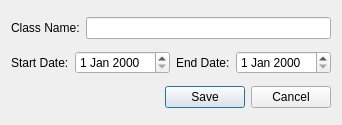
<?xml version="1.0" encoding="UTF-8"?>
<ui version="4.0">
 <class>NewClassDialog</class>
 <widget class="QDialog" name="NewClassDialog">
  <property name="windowModality">
   <enum>Qt::WindowModality::ApplicationModal</enum>
  </property>
  <property name="geometry">
   <rect>
    <x>0</x>
    <y>0</y>
    <width>328</width>
    <height>125</height>
   </rect>
  </property>
  <property name="windowTitle">
   <string>New Class</string>
  </property>
  <layout class="QGridLayout" name="gridLayout">
   <item row="0" column="0">
    <widget class="QLabel" name="label">
     <property name="text">
      <string>Class Name:</string>
     </property>
    </widget>
   </item>
   <item row="0" column="1">
    <widget class="QLineEdit" name="tbClassName"/>
   </item>
   <item row="1" column="0" colspan="2">
    <layout class="QHBoxLayout" name="horizontalLayout">
     <item>
      <widget class="QLabel" name="label_2">
       <property name="text">
        <string>Start Date:</string>
       </property>
      </widget>
     </item>
     <item>
      <widget class="QDateEdit" name="dStart"/>
     </item>
     <item>
      <spacer name="horizontalSpacer">
       <property name="orientation">
        <enum>Qt::Orientation::Horizontal</enum>
       </property>
       <property name="sizeHint" stdset="0">
        <size>
         <width>40</width>
         <height>20</height>
        </size>
       </property>
      </spacer>
     </item>
     <item>
      <widget class="QLabel" name="label_3">
       <property name="text">
        <string>End Date:</string>
       </property>
      </widget>
     </item>
     <item>
      <widget class="QDateEdit" name="dEnd"/>
     </item>
    </layout>
   </item>
   <item row="2" column="0" colspan="2">
    <widget class="QDialogButtonBox" name="buttonBox">
     <property name="orientation">
      <enum>Qt::Orientation::Horizontal</enum>
     </property>
     <property name="standardButtons">
      <set>QDialogButtonBox::StandardButton::Cancel|QDialogButtonBox::StandardButton::Save</set>
     </property>
    </widget>
   </item>
  </layout>
 </widget>
 <resources/>
 <connections>
  <connection>
   <sender>buttonBox</sender>
   <signal>accepted()</signal>
   <receiver>NewClassDialog</receiver>
   <slot>accept()</slot>
   <hints>
    <hint type="sourcelabel">
     <x>248</x>
     <y>254</y>
    </hint>
    <hint type="destinationlabel">
     <x>157</x>
     <y>274</y>
    </hint>
   </hints>
  </connection>
  <connection>
   <sender>buttonBox</sender>
   <signal>rejected()</signal>
   <receiver>NewClassDialog</receiver>
   <slot>reject()</slot>
   <hints>
    <hint type="sourcelabel">
     <x>316</x>
     <y>260</y>
    </hint>
    <hint type="destinationlabel">
     <x>286</x>
     <y>274</y>
    </hint>
   </hints>
  </connection>
 </connections>
</ui>
